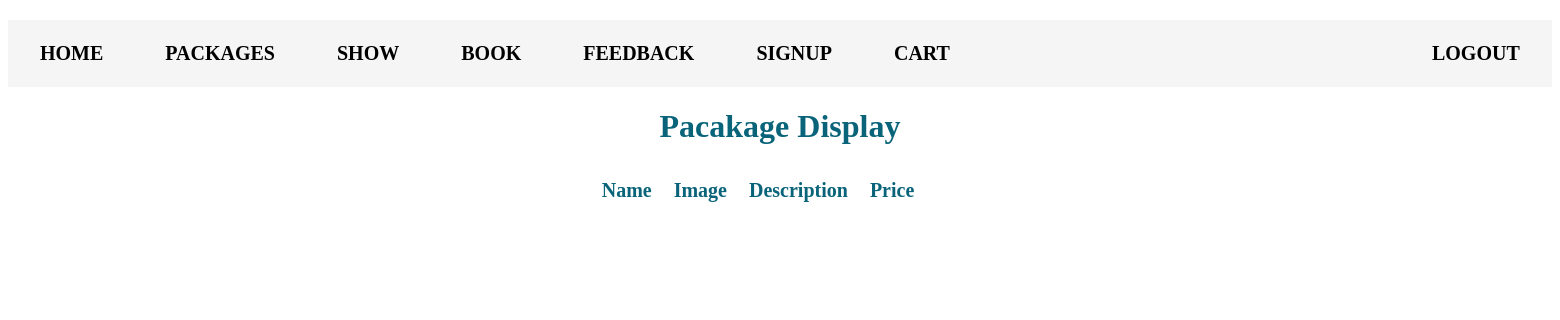
Page /admin/pdisplay.php (signed in) on the earlier database version.
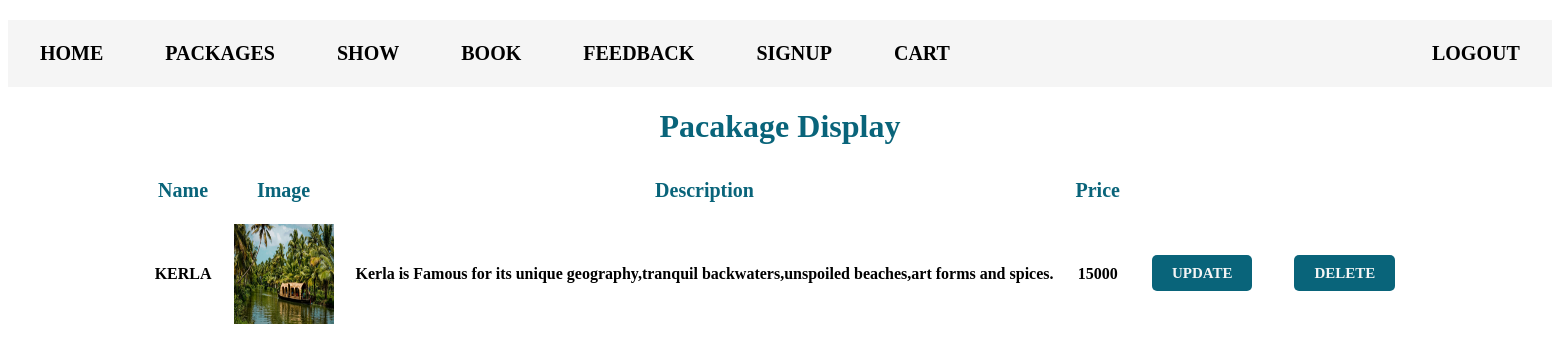
Same page on the later database version.
### tables this page shows
CREATE TABLE `package` (
  `id` int(15) NOT NULL,
  `pnm` varchar(200) NOT NULL,
  `img` varchar(500) NOT NULL,
  `des` varchar(800) NOT NULL,
  `price` varchar(100) NOT NULL,
  `uid` varchar(50) NOT NULL
);

### admin/pdisplay.php (the view, shortened to what this page needs)
<html>
<head>
	<link rel="stylesheet" href="style.css">
</head>
<body>
<?php
	include("header.php");
   include("connect.php");
?>
<h1 align="center">Pacakage Display</h1>
 <center><table cellpadding=10>
	<tr class="ahead">
		<th>Name</th>
		<th>Image</th>
		<th>Description</th>
		<th>Price</th>
		<th></th>
		<th></th>
	</tr>
<?php
	$q = mysqli_query($cn,"select * from package");
	while($r = mysqli_fetch_array($q))
	{
		echo "<tr>
			<th>".$r[1]."</th>
			<th><img src='../images/".$r[2]."' height=100 width=100></th>
			<th>".$r[3]."</th>
			<th>".$r[4]."</th>
			<th><a href='update.php?id=".$r[0]." ' class='btn'>UPDATE</a></button></th>
			<th><a href='pdelete.php?id=".$r[0]." ' class='btn'>DELETE</a></button></th>
		</tr>";
	}
?>
</table></center>
</body>
</html>

Differences in the rows shown:
added package: pnm "KERLA", img (picture), des "Kerla is Famous for its unique geography,tranquil backwaters,unspoiled beaches,art forms and spices.", price "15000"
